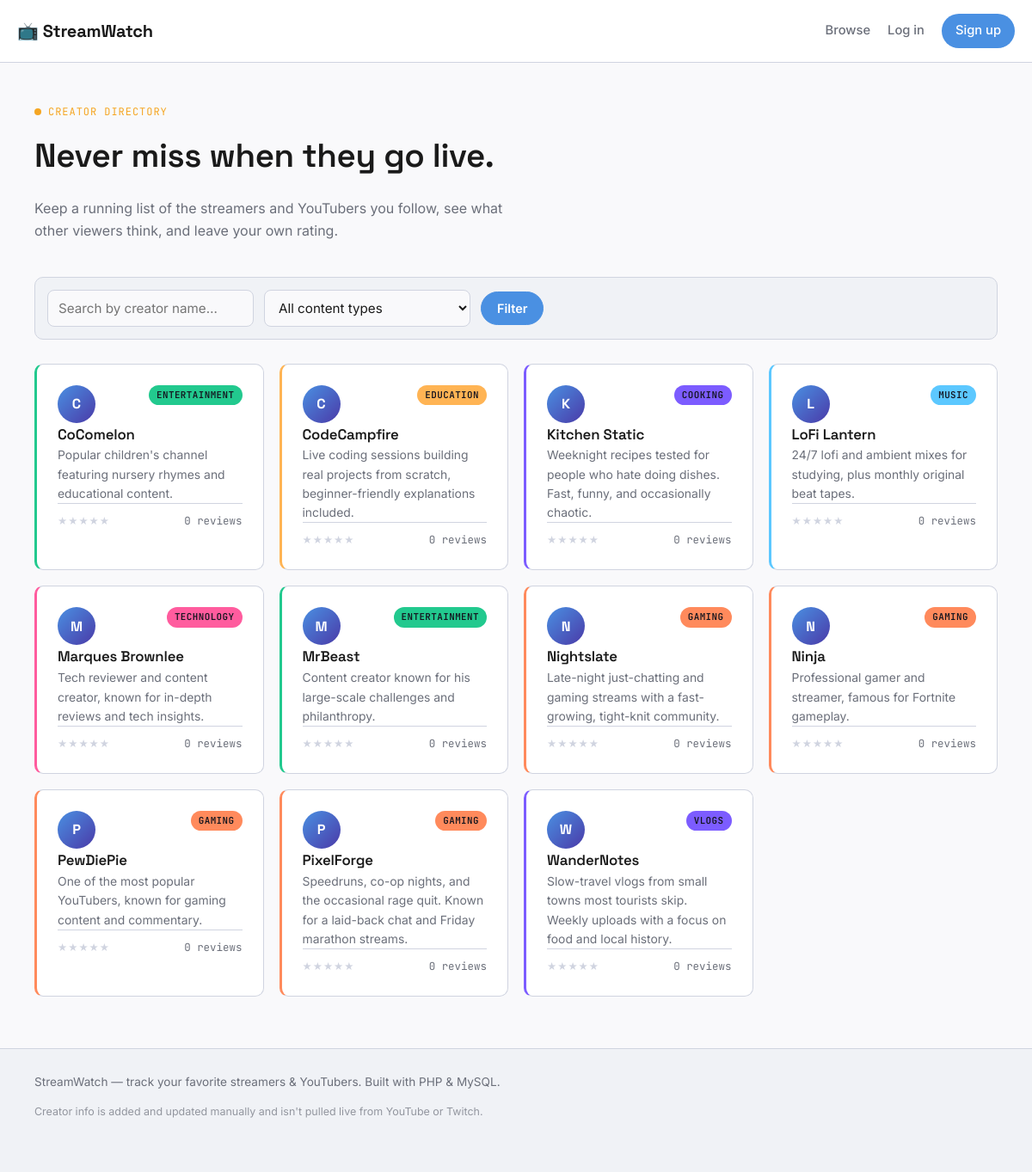
The page / on the database its author committed.
### tables this page shows
CREATE TABLE IF NOT EXISTS creators (
    id           INT AUTO_INCREMENT PRIMARY KEY,
    name         VARCHAR(100) NOT NULL,
    content_type VARCHAR(50)  NOT NULL,    
    platform     VARCHAR(50)  DEFAULT NULL,  
    description  TEXT,
    image_url    VARCHAR(255) DEFAULT NULL,
    created_at   TIMESTAMP    NOT NULL DEFAULT CURRENT_TIMESTAMP
);

### includes/auth.php (called while the page is built, shortened)
<?php
function is_logged_in(): bool
{
    return isset($_SESSION['user_id']);
}
function h(?string $value): string
{
    return htmlspecialchars($value ?? '', ENT_QUOTES, 'UTF-8');
}

### index.php (the view, shortened to what this page needs)
<?php
require_once __DIR__ . '/includes/header.php';
$search  = trim($_GET['q'] ?? '');
$sql = "SELECT c.*,
               ROUND(AVG(r.rating), 1) AS avg_rating,
               COUNT(r.id) AS review_count
        FROM creators c
        LEFT JOIN reviews r ON r.creator_id = c.id
        WHERE 1=1";
$params = [];
$sql .= " GROUP BY c.id ORDER BY c.name ASC";
$stmt = $pdo->prepare($sql);
$stmt->execute($params);
$creators = $stmt->fetchAll();
$types = $pdo->query("SELECT DISTINCT content_type FROM creators ORDER BY content_type")->fetchAll(PDO::FETCH_COLUMN);
$tag_colors = ['#7c5cff', '#ffb454', '#22c98e', '#ff8a5c', '#5cc8ff', '#ff5c9e'];
function tag_color(string $type, array $palette, array $allTypes): string {
    $i = array_search($type, $allTypes);
    return $palette[$i % count($palette)] ?? $palette[0];
}
?>
<section class="page-hero">
    <div class="eyebrow"><span class="live-dot"></span> Creator directory</div>
    <h1>Never miss when they go live.</h1>
    <p class="lede">Keep a running list of the streamers and YouTubers you follow, see what other viewers think, and leave your own rating.</p>
</section>
<form class="filter-bar" method="get" action="index.php">
    <input type="text" name="q" placeholder="Search by creator name…" value="<?= h($search) ?>">
    <select name="type">
        <option value="">All content types</option>
    </select>
    <div class="filter-actions">
        <button type="submit" class="btn btn-primary">Filter</button>
    </div>
</form>
<?php if (empty($creators)): ?>
    <div class="empty-state">
        <p>No creators match that search.</p>
    </div>
<?php else: ?>
    <div class="creator-grid">
        <?php foreach ($creators as $creator): ?>
            <a class="creator-card" style="--tag-color: <?= tag_color($creator['content_type'], $tag_colors, $types) ?>"
               href="creator.php?id=<?= (int)$creator['id'] ?>">
                <div class="creator-card-top">
                    <?php if (!empty($creator['image_url'])): ?>
                        <img src="<?= h($creator['image_url']) ?>" alt="<?= h($creator['name']) ?>" class="creator-avatar-img">
                    <?php else: ?>
                        <div class="creator-avatar"><?= h(mb_substr($creator['name'], 0, 1)) ?></div>
                    <?php endif; ?>
                    <span class="tag" style="--tag-color: <?= tag_color($creator['content_type'], $tag_colors, $types) ?>"><?= h($creator['content_type']) ?></span>
                </div>
                <h3><?= h($creator['name']) ?></h3>
                <p class="creator-desc"><?= h($creator['description']) ?></p>
                <div class="creator-meta">
                    <span class="stars">
                        <?php
                        $avg = round($creator['avg_rating'] ?? 0);
                        for ($i = 1; $i <= 5; $i++) echo $i <= $avg ? '★' : '<span class="dim">★</span>';
                        ?>
                    </span>
                    <span><?= (int)$creator['review_count'] ?> review<?= $creator['review_count'] == 1 ? '' : 's' ?></span>
                </div>
            </a>
        <?php endforeach; ?>
    </div>
<?php endif; ?>
<?php require_once __DIR__ . '/includes/footer.php'; ?>

### includes/header.php (shortened to what this page needs)
<?php
require_once __DIR__ . '/auth.php';
?>
<!DOCTYPE html>
<html lang="en">
<head>
<link rel="stylesheet" href="<?= isset($in_subdir) ? '../' : '' ?>assets/css/style.css">
</head>
<body>
<header class="site-header">
    <div class="container header-inner">
        <a class="logo" href="<?= isset($in_subdir) ? '../' : '' ?>index.php">📺 StreamWatch</a>
        <nav class="main-nav">
            <a href="<?= isset($in_subdir) ? '../' : '' ?>index.php">Browse</a>
            <?php if (is_logged_in()): ?>
                <a href="<?= isset($in_subdir) ? '../' : '' ?>favorites.php">My Favorites</a>
                <?php if (is_admin()): ?>
                    <a href="<?= isset($in_subdir) ? '' : 'admin/' ?>index.php">Admin</a>
                <?php endif; ?>
                <span class="nav-user"><?= h($_SESSION['username']) ?></span>
                <a href="<?= isset($in_subdir) ? '../' : '' ?>logout.php">Log out</a>
            <?php else: ?>
                <a href="<?= isset($in_subdir) ? '../' : '' ?>login.php">Log in</a>
                <a href="<?= isset($in_subdir) ? '../' : '' ?>register.php" class="btn-nav">Sign up</a>
            <?php endif; ?>
        </nav>
    </div>
</header>
<main class="container">

### includes/footer.php
</main>
<footer class="site-footer">
    <div class="container">
        <p>StreamWatch &mdash; track your favorite streamers &amp; YouTubers. Built with PHP &amp; MySQL.</p>
        <p class="footer-note">Creator info is added and updated manually and isn't pulled live from YouTube or Twitch.</p>
    </div>
</footer>
</body>
</html>

### rows shown on the page
creators: name "C", content_type "ENTERTAINMENT", name "CoComelon", description "Popular children's channel featuring nursery rhymes and educational content.", review_count "0"
creators: name "C", content_type "EDUCATION", name "CodeCampfire", description "Live coding sessions building real projects from scratch, beginner-friendly explanations included.", review_count "0"
creators: name "K", content_type "COOKING", name "Kitchen Static", description "Weeknight recipes tested for people who hate doing dishes. Fast, funny, and occasionally chaotic.", review_count "0"
creators: name "L", content_type "MUSIC", name "LoFi Lantern", description "24/7 lofi and ambient mixes for studying, plus monthly original beat tapes.", review_count "0"
creators: name "M", content_type "TECHNOLOGY", name "Marques Brownlee", description "Tech reviewer and content creator, known for in-depth reviews and tech insights.", review_count "0"
creators: name "M", content_type "ENTERTAINMENT", name "MrBeast", description "Content creator known for his large-scale challenges and philanthropy.", review_count "0"
creators: name "N", content_type "GAMING", name "Nightslate", description "Late-night just-chatting and gaming streams with a fast-growing, tight-knit community.", review_count "0"
creators: name "N", content_type "GAMING", name "Ninja", description "Professional gamer and streamer, famous for Fortnite gameplay.", review_count "0"
creators: name "P", content_type "GAMING", name "PewDiePie", description "One of the most popular YouTubers, known for gaming content and commentary.", review_count "0"
creators: name "P", content_type "GAMING", name "PixelForge", description "Speedruns, co-op nights, and the occasional rage quit. Known for a laid-back chat and Friday marathon streams.", review_count "0"
creators: name "W", content_type "VLOGS", name "WanderNotes", description "Slow-travel vlogs from small towns most tourists skip. Weekly uploads with a focus on food and local history.", review_count "0"
